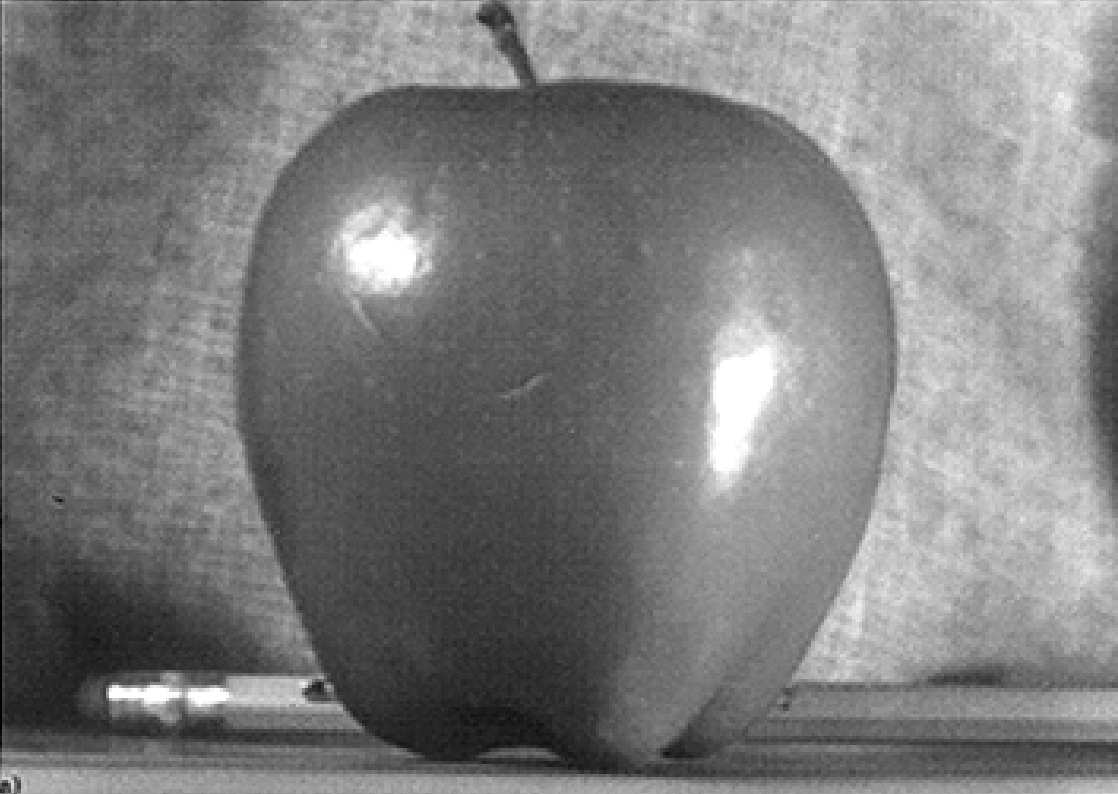
#> input picture Assignment2/apple.png, 1118 x 794 px
$ python '2-4 Multiresolution Blending.py'
#> lines starting #> are read from the running program, lines starting #| are printed output that depends on the picture; after the words box and inside, x2 and y2 are one past the last pixel; in counts of white or black regions, pixels touching at a corner belong together
import numpy as np
import matplotlib.pyplot as plt
import cv2
import imageio.v3 as iio

# ==========================================
# 1. 基礎函數 (讀圖與 Stack)
# ==========================================
def load_image(path):
    try:
        img = iio.imread(path)
        if img.ndim == 3 and img.shape[2] == 4:
            img = img[..., :3]
        return img.astype(float) / 255.0
    except:
        return None

def get_gaussian_stack(image, levels=5, sigma_start=2):
    stack = [image]
    for i in range(levels):
        # 每一層 sigma 加倍
        sigma = sigma_start * (2 ** i)
        blurred = cv2.GaussianBlur(image, (0, 0), sigmaX=sigma, sigmaY=sigma)
        stack.append(blurred)
    return stack

def get_laplacian_stack(gaussian_stack):
    laplacian_stack = []
    for i in range(len(gaussian_stack) - 1):
        detail = gaussian_stack[i] - gaussian_stack[i+1]
        laplacian_stack.append(detail)
    # 最後一層保留低頻殘差
    laplacian_stack.append(gaussian_stack[-1])
    return laplacian_stack

# ==========================================
# 2. 核心：多重解析度混合
# ==========================================
def multiresolution_blending(img1, img2, mask, levels=5, sigma_start=2):
    """
    img1: 左邊/前景圖 (對應 Mask 為 1 的部分)
    img2: 右邊/背景圖 (對應 Mask 為 0 的部分)
    mask: 0~1 的遮罩圖片
    """

    # 1. 建立兩張圖的 Laplacian Stacks
    g1 = get_gaussian_stack(img1, levels, sigma_start)
    l1 = get_laplacian_stack(g1)

    g2 = get_gaussian_stack(img2, levels, sigma_start)
    l2 = get_laplacian_stack(g2)

    # 2. 建立 Mask 的 Gaussian Stack (關鍵！)
    # Mask 必須跟著一起變模糊，這樣低頻才會融合得平滑
    mask_g_stack = get_gaussian_stack(mask, levels, sigma_start)

    # 3. 每一層分別混合
    blended_stack = []
    for i in range(len(l1)):
        # Formula: L_blend = GM * L1 + (1 - GM) * L2
        # 注意: Mask 可能是單通道，若圖片是 RGB 需擴展維度
        m = mask_g_stack[i]
        if img1.ndim == 3 and m.ndim == 2:
            m = np.stack([m, m, m], axis=-1)

        layer_blend = m * l1[i] + (1 - m) * l2[i]
        blended_stack.append(layer_blend)

    # 4. 疊加重建 (Collapse the stack)
    final_image = np.zeros_like(img1)
    for layer in blended_stack:
        final_image += layer

    return np.clip(final_image, 0, 1), blended_stack, mask_g_stack, l1, l2

# ==========================================
# 3. 主執行區塊
# ==========================================
# 載入圖片 (請確保尺寸一致，或是程式內裁切)
path1 = 'apple.png'  # 蘋果
path2 = 'orange.png' # 橘子

im1 = load_image(path1)
#> in load_image, img is the input picture: shape (794, 1118, 4); mean R, G, B, A 124.1, 124.1, 124.1, 255
im2 = load_image(path2)
#> call 2 of load_image, with path = 'orange.png'
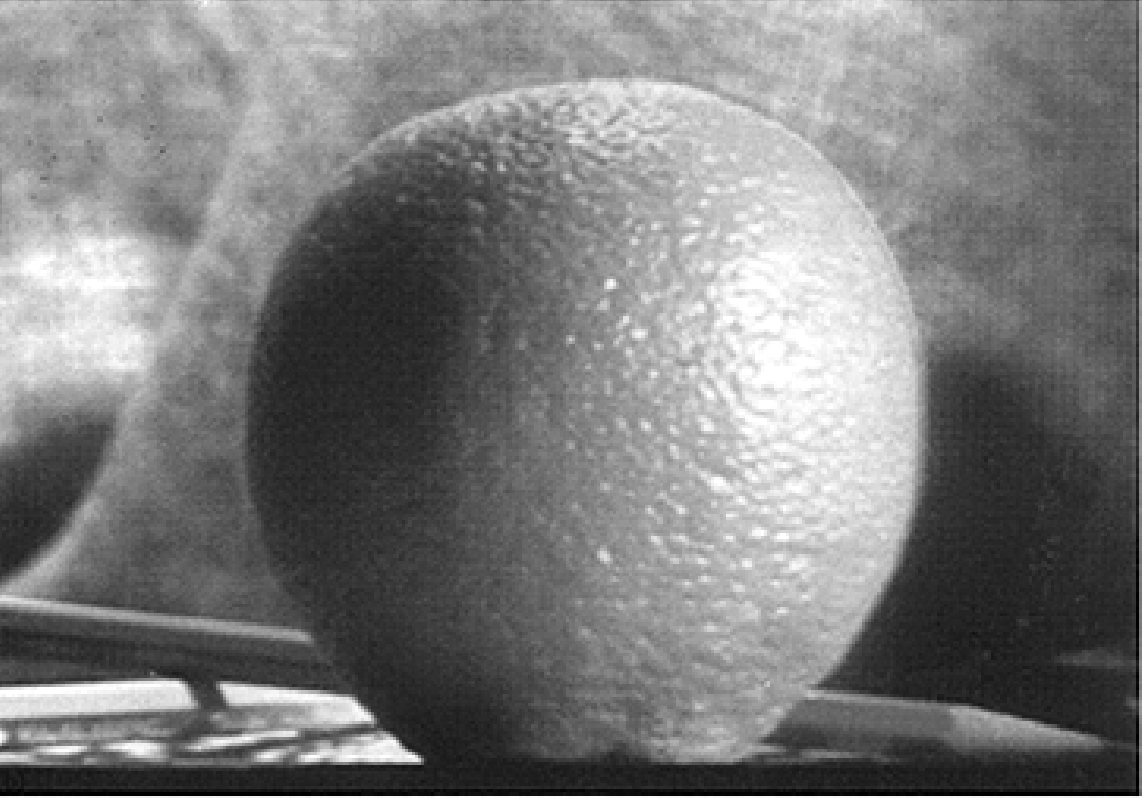
#> input picture Assignment2/orange.png, 1142 x 798 px
#> in load_image, img is the input picture: shape (798, 1142, 4); mean R, G, B, A 122.8, 122.8, 122.8, 255

if im1 is not None and im2 is not None:
    # 簡單裁切確保尺寸一致
    h = min(im1.shape[0], im2.shape[0])
#> h = 794
    w = min(im1.shape[1], im2.shape[1])
#> w = 1118
    im1 = im1[:h, :w]
    im2 = im2[:h, :w]

    # --- A. 建立垂直遮罩 (Vertical Seam Mask) ---
    # 左半邊是 1 (Apple)，右半邊是 0 (Orange)
    mask = np.zeros((h, w), dtype=float)
    mask[:, :w//2] = 1.0

    # --- B. 執行混合 ---
    levels = 5
    sigma = 2
    result, blend_stack, mask_stack, l1, l2 = multiresolution_blending(im1, im2, mask, levels, sigma)
#> after the loop in get_gaussian_stack, `for i in range(levels):`: stack = 6 items
#> the loop in get_laplacian_stack, `for i in range(len(gaussian_stack) - 1):` made 5 passes
#> after the loop in get_laplacian_stack, `for i in range(len(gaussian_stack) - 1):`: laplacian_stack = 5 items
#> in multiresolution_blending, `l1 = get_laplacian_stack(g1)`: l1 = 6 items
#> the loop in get_laplacian_stack (call 2), `for i in range(len(gaussian_stack) - 1):` made 5 passes
#> call 3 of get_gaussian_stack, with levels = 5, sigma_start = 2
#> after the loop in get_gaussian_stack (call 3), `for i in range(levels):`:
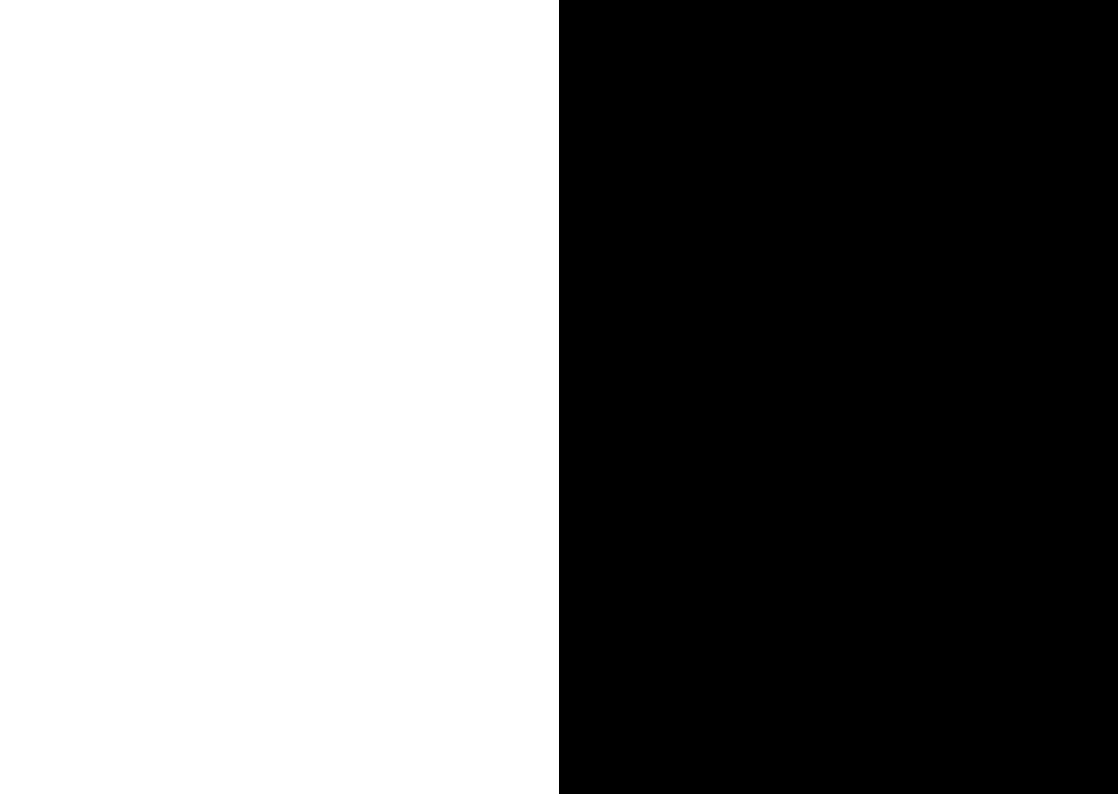
#> image: shape (794, 1118) float64; values 0 (black) and 1 (white), 50% white; 1 white region, box (x1, y1, x2, y2) and area: (0, 0, 559, 794) 443846
#> the loop in multiresolution_blending, `for i in range(len(l1)):` made 6 passes
#> after the loop in multiresolution_blending, `for i in range(len(l1)):`:
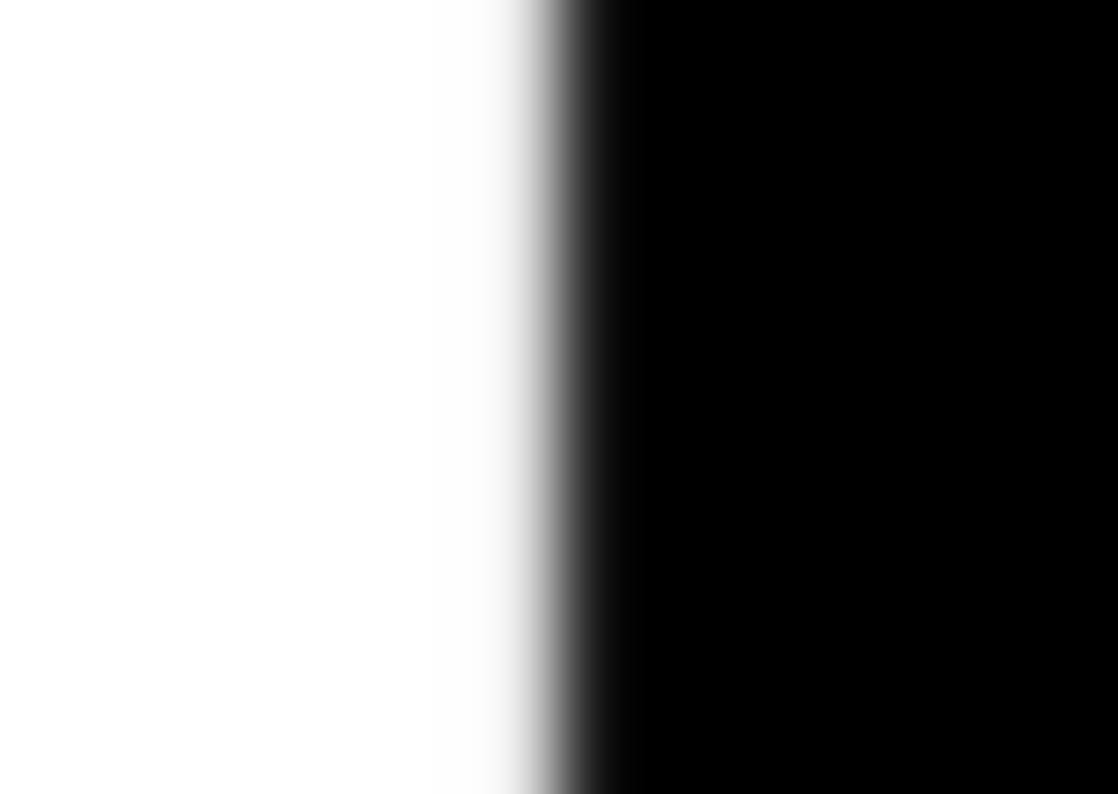
#> m: shape (794, 1118, 3) float64; min 0, max 1, mean 0.5
#> the loop in multiresolution_blending, `for layer in blended_stack:` made 6 passes
#> after the loop in multiresolution_blending, `for layer in blended_stack:`:
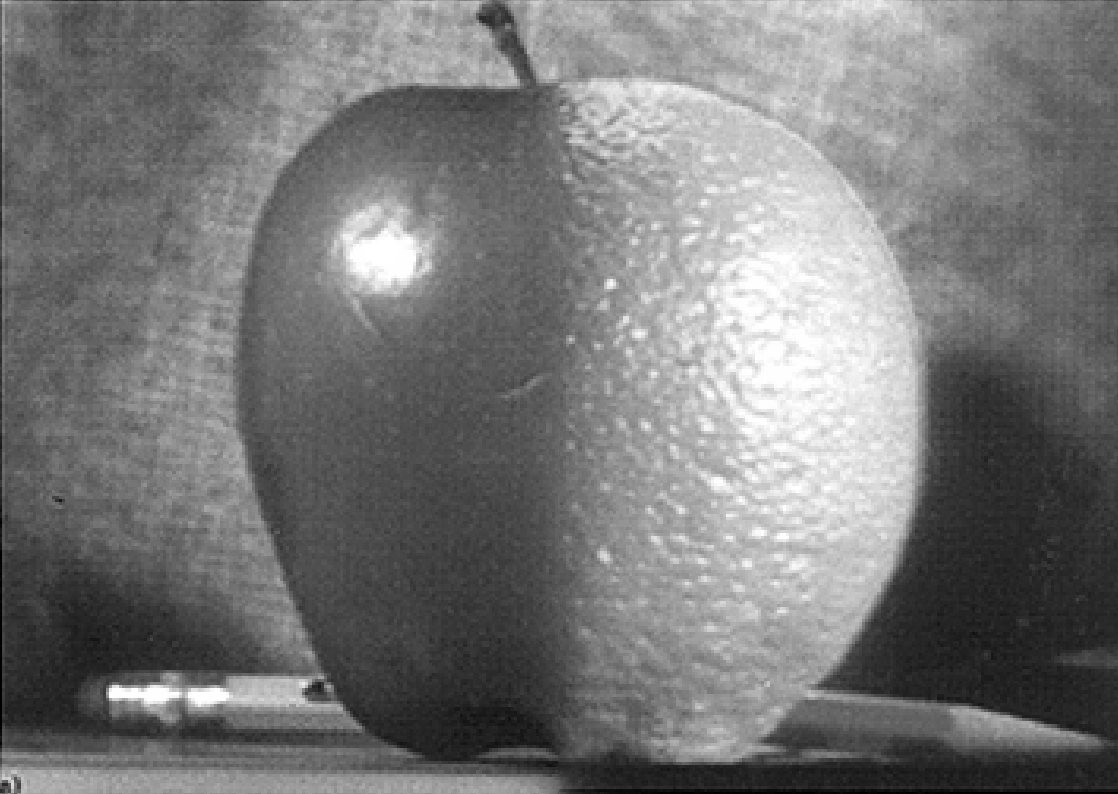
#> final_image: shape (794, 1118, 3) float64; min -1.11e-16, max 1, mean 0.469; drawn with min black and max white
#> blend_stack = 6 items; mask_stack = 6 items; l1 = 6 items; l2 = 6 items

    # --- C. 顯示結果 (The Oraple) ---
    plt.figure(figsize=(12, 6))
    plt.subplot(1, 3, 1); plt.imshow(im1); plt.title("Apple")
    plt.subplot(1, 3, 2); plt.imshow(im2); plt.title("Orange")
    plt.subplot(1, 3, 3); plt.imshow(result); plt.title("The Oraple (Multiresolution Blend)")
    plt.show()

    # --- D. 視覺化過程 (類似論文 Figure 10) ---
    # 畫出前 3 層的 Laplacian 和混合結果
    show_levels = 3
    plt.figure(figsize=(12, 8))

    for i in range(show_levels):
        # Mask 模糊程度
        curr_mask = mask_stack[i]

        # 顯示 Layer i 的混合狀況
        # 左: Apple Detail masked, 中: Orange Detail masked, 右: Blended Detail

        # 視覺化調整: 加 0.5 讓細節清楚顯示
        layer_apple = (l1[i] * np.stack([curr_mask]*3, axis=-1)) + 0.5
        layer_orange = (l2[i] * (1 - np.stack([curr_mask]*3, axis=-1))) + 0.5
        layer_blend = blend_stack[i] + 0.5

        plt.subplot(show_levels, 3, i*3 + 1)
        plt.imshow(np.clip(layer_apple, 0, 1))
        plt.ylabel(f"Level {i}")
        if i == 0: plt.title("Apple Laplacian * Mask")
        plt.axis('off')

        plt.subplot(show_levels, 3, i*3 + 2)
        plt.imshow(np.clip(layer_orange, 0, 1))
        if i == 0: plt.title("Orange Laplacian * (1-Mask)")
        plt.axis('off')

        plt.subplot(show_levels, 3, i*3 + 3)
        plt.imshow(np.clip(layer_blend, 0, 1))
        if i == 0: plt.title("Blended Laplacian")
        plt.axis('off')

    plt.suptitle("Blending Process Visualization (Levels 0-2)")
    plt.tight_layout()
    plt.show()
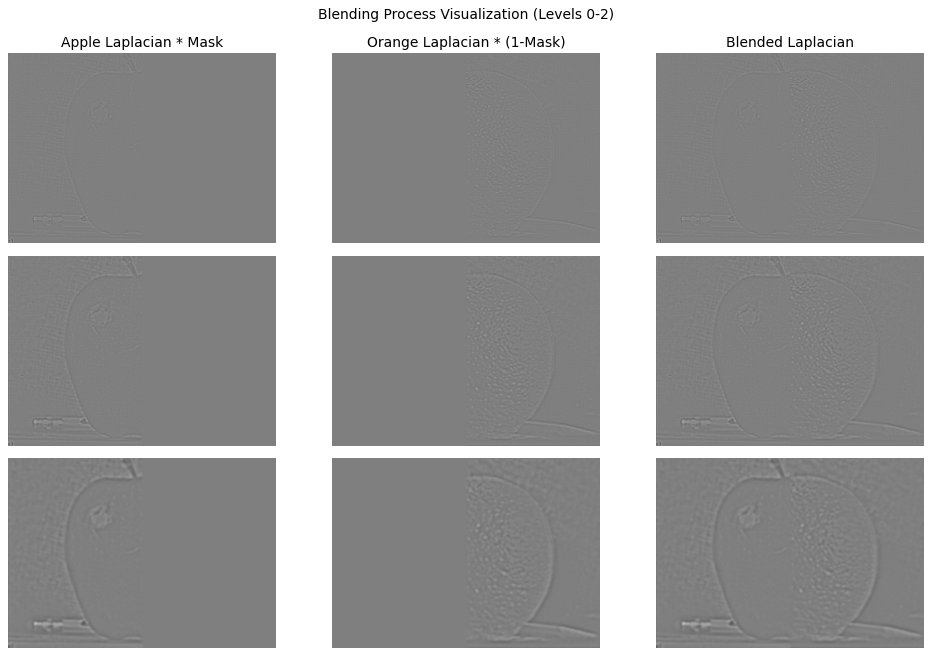
#> figure drawn by matplotlib, 9 panels

    # 存檔
    iio.imwrite("oraple_result.jpg", (result * 255).astype(np.uint8))
    print("Oraple saved!")
